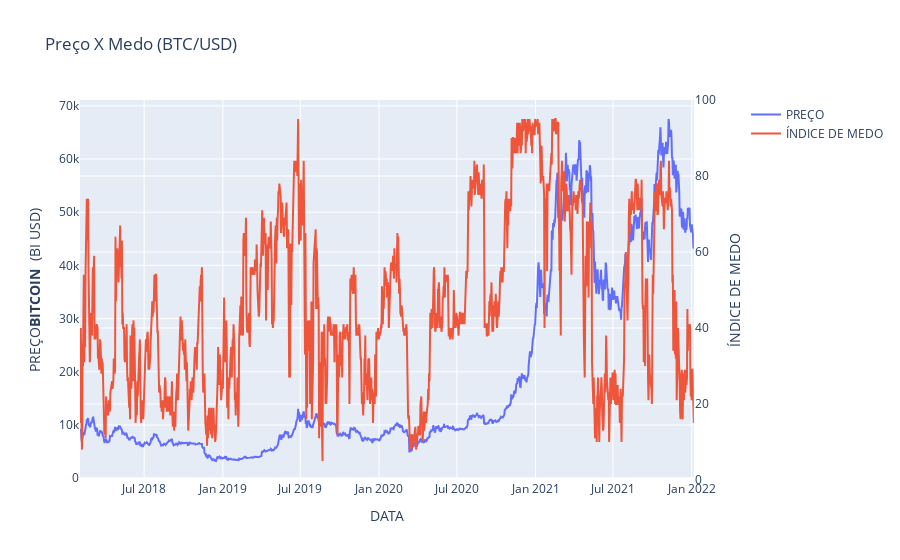

The code cell stored with this chart in its notebook:
### Code cell
fig = make_subplots(specs=[[{"secondary_y": True}]])
fig.add_trace(
    go.Scatter(x=x,y=y1,name='PREÇO'),
    secondary_y=False,
)

fig.add_trace(
    go.Scatter(x=x,y=y2,name='ÍNDICE DE MEDO'),
    secondary_y=True,
)

fig.update_layout(
    title_text="Preço X Medo (BTC/USD)"
)

fig.update_xaxes(title_text="DATA")

fig.update_yaxes(title_text="PREÇO<b>BITCOIN</b>\n (BI USD)", secondary_y=False)
fig.update_yaxes(title_text="ÍNDICE DE MEDO", secondary_y=True)

### Figure 1 — Plotly figure (JSON) as saved in the notebook; plotly's stock layout.template omitted (floating-point values rounded to 4 significant figures; data arrays with more than 128 entries replaced by an {"elided": "..."} marker saying what was removed)
{"data": [{"name": "PREÇO", "type": "scatter", "x": {"elided": "1433 str values"}, "xaxis": "x", "y": {"elided": "1433 float values"}, "yaxis": "y"}, {"name": "ÍNDICE DE MEDO", "type": "scatter", "x": {"elided": "1433 str values"}, "xaxis": "x", "y": {"elided": "1433 int values"}, "yaxis": "y2"}], "layout": {"title": {"text": "Preço X Medo (BTC/USD)"}, "xaxis": {"anchor": "y", "domain": [0, 0.94], "title": {"text": "DATA"}}, "yaxis": {"anchor": "x", "domain": [0, 1], "title": {"text": "PREÇO<b>BITCOIN</b>\n (BI USD)"}}, "yaxis2": {"anchor": "x", "overlaying": "y", "side": "right", "title": {"text": "ÍNDICE DE MEDO"}}}}
